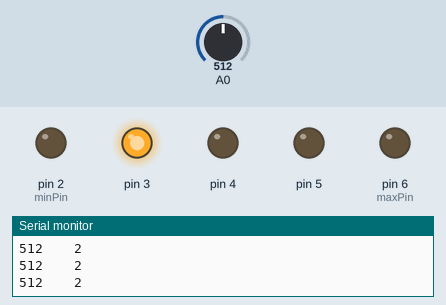
This sketch was run on a simulated Arduino Uno, built with avr-gcc and run on an emulated ATmega328P. Shown: output pins drawn as LEDs (lit = HIGH), the last lines printed to the serial monitor. The test bench sets the inputs (shaded band); at power-on: A0 = 512.

Above: at 1.2 s.
1.3 s: A0 set to 595
4.3 s: A0 set to 628
At 4.7 s:
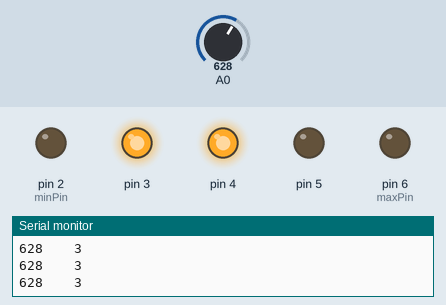
5.8 s: A0 set to 804
7.3 s: A0 set to 832
At 7.9 s:
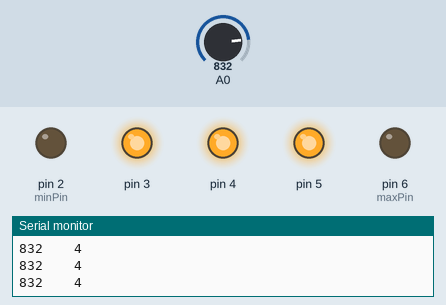
8.8 s: A0 set to 1014
10.3 s: A0 set to 1023
At 11.5 s:
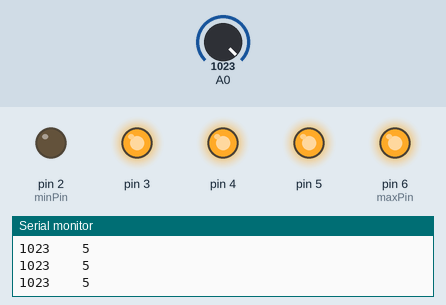
Timing chart, 0 to 12.8 s (numbered marks = the images above; inputs shaded):
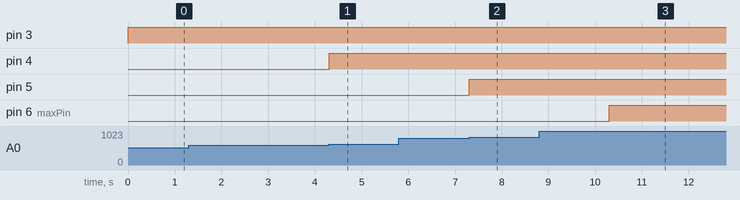

Measured:
- the behaviour switches between 613 and 614 on A0 (found by bisection; images 0 and 1)
- the behaviour switches between 818 and 819 on A0 (found by bisection; images 1 and 2)
- the behaviour switches between 1022 and 1023 on A0 (found by bisection; images 2 and 3)
- after the input at 4.3 s, pin 4: LOW → HIGH at once
- after the input at 7.3 s, pin 5: LOW → HIGH at once
- after the input at 10.3 s, pin 6 (maxPin): LOW → HIGH at once

The sketch:

potansiyometre_ornek.ino
```cpp
int value = 0;
int minPin = 2;
int maxPin = 6;
int voltage = 0;
int onceki_voltage = 0;

void setup() {
  Serial.begin(9600);
  pinMode(2, OUTPUT);
  pinMode(3, OUTPUT);
  pinMode(4, OUTPUT);
  pinMode(5, OUTPUT);
  pinMode(6, OUTPUT);

}

void loop() {
  value = analogRead(A0);
  Serial.print(value);
  Serial.print("    ");

  voltage = (value * (5000.0 / 1023)) / 1000;
  Serial.println(voltage);

  if (voltage > onceki_voltage) {
    int pinToTurnOn = minPin + voltage - 1;
    if (pinToTurnOn <= maxPin) {
      digitalWrite(pinToTurnOn, HIGH);
    }
  }
  else if (voltage < onceki_voltage) {
    int pinToTurnOff = minPin + onceki_voltage - 1;
    digitalWrite(pinToTurnOff, LOW);
  }

  onceki_voltage = voltage;
  delay(10);


}
```
